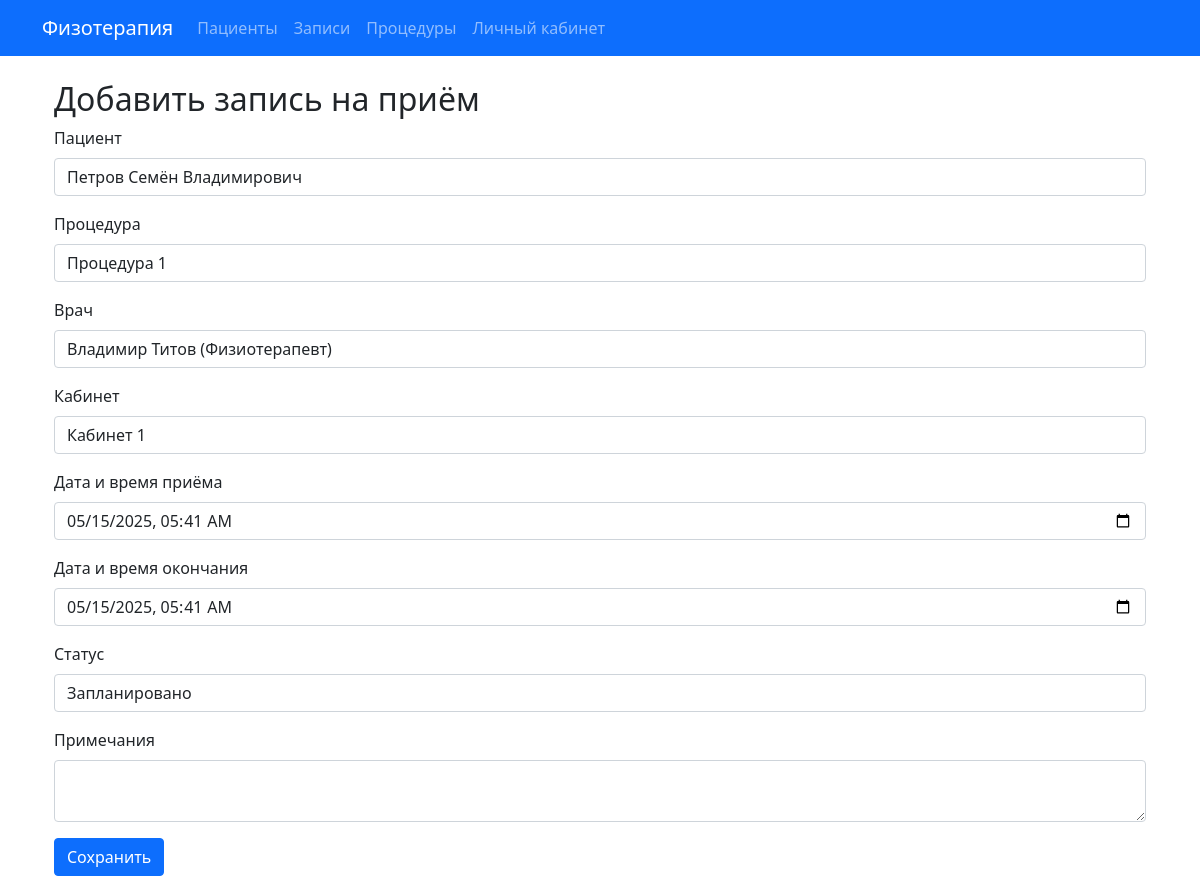
Page /appointments/1/edit/ on the committed database.
### info_system/models.py (models this page shows, shortened)
class Appointment(models.Model):
    STATUS_CHOICES = [
        ('scheduled', 'Запланировано'),
        ('completed', 'Завершено'),
        ('canceled', 'Отменено'),
        ('no_show', 'Пациент не явился'),
    ]
    patient = models.ForeignKey(Patient, on_delete=models.CASCADE, verbose_name='Пациент')
    procedure = models.ForeignKey(Procedure, on_delete=models.CASCADE, verbose_name='Процедура')
    doctor = models.ForeignKey(Doctor, on_delete=models.CASCADE, verbose_name='Врач')
    room = models.ForeignKey(Room, on_delete=models.CASCADE, verbose_name='Кабинет')
    appointment_date = models.DateTimeField(verbose_name='Дата и время приёма')
    end_date = models.DateTimeField(verbose_name='Дата и время окончания', blank=True, null=True)
    status = models.CharField(max_length=20, choices=STATUS_CHOICES, default='scheduled', verbose_name='Статус')
    notes = models.TextField(blank=True, verbose_name='Примечания')
    created_at = models.DateTimeField(auto_now_add=True, verbose_name='Дата создания записи')
    class Meta:
        verbose_name = 'Запись на процедуру'
        verbose_name_plural = 'Записи на процедуры'
        ordering = ['appointment_date']

### info_system/views.py (the view)
# urls.py: path('appointments/<int:pk>/edit/', views.appointment_update, name='appointment_update'),
def appointment_update(request, pk):
    appointment = get_object_or_404(Appointment, pk=pk)
    if request.method == 'POST':
        form = AppointmentForm(request.POST, instance=appointment)
        if form.is_valid():
            form.save()
            return redirect('appointment_list')
    else:
        form = AppointmentForm(instance=appointment)
    return render(request, 'physiotherapy/appointment_form.html', {'form': form})

### info_system/forms.py
class AppointmentForm(forms.ModelForm):
    class Meta:
        model = Appointment
        fields = '__all__'
        widgets = {
            'appointment_date': forms.DateTimeInput(attrs={
                'type': 'datetime-local',
                'class': 'form-control'
            }),
            'end_date': forms.DateTimeInput(attrs={
                'type': 'datetime-local',
                'class': 'form-control'
            }),
            'notes': forms.Textarea(attrs={
                'rows': 2,
                'class': 'form-control'
            }),
        }
    def __init__(self, *args, **kwargs):
        super().__init__(*args, **kwargs)
        self.fields['end_date'].required = False
        for field_name, field in self.fields.items():
            if not field.widget.attrs.get('class'):
                field.widget.attrs['class'] = 'form-control'

### info_system/models.py (called while the page is built)
    def __str__(self):
        return f"{self.last_name} {self.first_name} {self.middle_name or ''}".strip()

    def __str__(self):
        return f"{self.user.get_full_name()} ({self.get_specialization_display()})"

    def __str__(self):
        return self.name

    def __str__(self):
        return f"Кабинет {self.number}"

### info_system/templates/physiotherapy/appointment_form.html (shortened to what this page needs)
{% extends 'physiotherapy/base.html' %}
{% block content %}
<div class="container mt-4">
    <h2>{{ title|default:"Добавить запись на приём" }}</h2>
    <form method="post">
        {% for field in form %}
            <div class="mb-3">
                <label for="{{ field.id_for_label }}" class="form-label">{{ field.label }}</label>
                {{ field }}
            </div>
        {% endfor %}
        <button type="submit" class="btn btn-primary">Сохранить</button>
    </form>
</div>
{% endblock %}

### rows in the picture
Appointment: form "Петров Семён Владимирович" "Процедура 1" "Владимир Титов (Физиотерапевт)" "Кабинет 1" "05/15/2025 05:41" "05/15/2025 05:41" "Запланировано"

### other values in the picture
{{ title|default:"Добавить запись на приём" }} "Добавить запись на приём"
{{ field.label }} "Пациент" "Процедура" "Врач" "Кабинет" "Дата и время приёма" "Дата и время окончания" "Статус" "Примечания"
